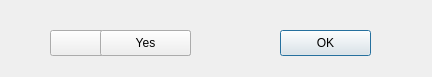
<?xml version="1.0" encoding="UTF-8"?>
<ui version="4.0">
 <class>requestLanguageDialog</class>
 <widget class="QDialog" name="requestLanguageDialog">
  <property name="geometry">
   <rect>
    <x>0</x>
    <y>0</y>
    <width>432</width>
    <height>77</height>
   </rect>
  </property>
  <property name="windowTitle">
   <string>Dialog</string>
  </property>
  <widget class="QPushButton" name="pushButtonOk">
   <property name="geometry">
    <rect>
     <x>280</x>
     <y>30</y>
     <width>91</width>
     <height>26</height>
    </rect>
   </property>
   <property name="text">
    <string>OK</string>
   </property>
  </widget>
  <widget class="QComboBox" name="comboBoxLanguage">
   <property name="geometry">
    <rect>
     <x>50</x>
     <y>30</y>
     <width>141</width>
     <height>26</height>
    </rect>
   </property>
  </widget>
  <widget class="QPushButton" name="pushButtonYes">
   <property name="geometry">
    <rect>
     <x>100</x>
     <y>30</y>
     <width>91</width>
     <height>26</height>
    </rect>
   </property>
   <property name="text">
    <string>Yes</string>
   </property>
  </widget>
 </widget>
 <resources/>
 <connections/>
</ui>
